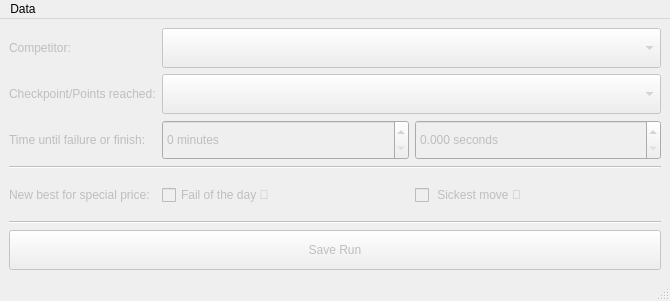
<?xml version="1.0" encoding="UTF-8"?>
<ui version="4.0">
 <class>NCM_ResultEntering</class>
 <widget class="QMainWindow" name="NCM_ResultEntering">
  <property name="geometry">
   <rect>
    <x>0</x>
    <y>0</y>
    <width>670</width>
    <height>301</height>
   </rect>
  </property>
  <property name="windowTitle">
   <string>MainWindow</string>
  </property>
  <widget class="QWidget" name="centralwidget">
   <property name="enabled">
    <bool>false</bool>
   </property>
   <layout class="QGridLayout" name="gridLayout">
    <item row="0" column="1" colspan="2">
     <widget class="QComboBox" name="comboBox_Competitor">
      <property name="minimumSize">
       <size>
        <width>0</width>
        <height>40</height>
       </size>
      </property>
      <property name="maximumSize">
       <size>
        <width>16777215</width>
        <height>40</height>
       </size>
      </property>
     </widget>
    </item>
    <item row="2" column="1">
     <widget class="QDoubleSpinBox" name="doubleSpinBox_Minutes">
      <property name="minimumSize">
       <size>
        <width>0</width>
        <height>40</height>
       </size>
      </property>
      <property name="maximumSize">
       <size>
        <width>16777215</width>
        <height>40</height>
       </size>
      </property>
      <property name="suffix">
       <string> minutes</string>
      </property>
      <property name="decimals">
       <number>0</number>
      </property>
      <property name="maximum">
       <double>999.000000000000000</double>
      </property>
     </widget>
    </item>
    <item row="2" column="2">
     <widget class="QDoubleSpinBox" name="doubleSpinBox_Seconds">
      <property name="minimumSize">
       <size>
        <width>0</width>
        <height>40</height>
       </size>
      </property>
      <property name="maximumSize">
       <size>
        <width>16777215</width>
        <height>40</height>
       </size>
      </property>
      <property name="prefix">
       <string/>
      </property>
      <property name="suffix">
       <string> seconds</string>
      </property>
      <property name="decimals">
       <number>3</number>
      </property>
     </widget>
    </item>
    <item row="1" column="1" colspan="2">
     <widget class="QComboBox" name="comboBox_Checkpoint">
      <property name="minimumSize">
       <size>
        <width>0</width>
        <height>40</height>
       </size>
      </property>
      <property name="maximumSize">
       <size>
        <width>16777215</width>
        <height>40</height>
       </size>
      </property>
     </widget>
    </item>
    <item row="4" column="2">
     <widget class="QCheckBox" name="checkBox_SickestMove">
      <property name="minimumSize">
       <size>
        <width>0</width>
        <height>40</height>
       </size>
      </property>
      <property name="text">
       <string> Sickest move 🤙</string>
      </property>
     </widget>
    </item>
    <item row="3" column="0" colspan="3">
     <widget class="Line" name="line_2">
      <property name="orientation">
       <enum>Qt::Horizontal</enum>
      </property>
     </widget>
    </item>
    <item row="4" column="0">
     <widget class="QLabel" name="label_4">
      <property name="text">
       <string>New best for special price:</string>
      </property>
     </widget>
    </item>
    <item row="5" column="0" colspan="3">
     <widget class="Line" name="line">
      <property name="orientation">
       <enum>Qt::Horizontal</enum>
      </property>
     </widget>
    </item>
    <item row="2" column="0">
     <widget class="QLabel" name="label_3">
      <property name="sizePolicy">
       <sizepolicy hsizetype="Maximum" vsizetype="Preferred">
        <horstretch>0</horstretch>
        <verstretch>0</verstretch>
       </sizepolicy>
      </property>
      <property name="minimumSize">
       <size>
        <width>0</width>
        <height>40</height>
       </size>
      </property>
      <property name="maximumSize">
       <size>
        <width>16777215</width>
        <height>40</height>
       </size>
      </property>
      <property name="text">
       <string>Time until failure or finish:</string>
      </property>
     </widget>
    </item>
    <item row="6" column="0" colspan="3">
     <widget class="QPushButton" name="pushButton_SaveRun">
      <property name="sizePolicy">
       <sizepolicy hsizetype="Minimum" vsizetype="Preferred">
        <horstretch>0</horstretch>
        <verstretch>0</verstretch>
       </sizepolicy>
      </property>
      <property name="minimumSize">
       <size>
        <width>0</width>
        <height>40</height>
       </size>
      </property>
      <property name="text">
       <string>Save Run</string>
      </property>
     </widget>
    </item>
    <item row="4" column="1">
     <widget class="QCheckBox" name="checkBox_FailOfTheDay">
      <property name="minimumSize">
       <size>
        <width>0</width>
        <height>40</height>
       </size>
      </property>
      <property name="text">
       <string>Fail of the day 💩</string>
      </property>
     </widget>
    </item>
    <item row="1" column="0">
     <widget class="QLabel" name="label_2">
      <property name="sizePolicy">
       <sizepolicy hsizetype="Maximum" vsizetype="Preferred">
        <horstretch>0</horstretch>
        <verstretch>0</verstretch>
       </sizepolicy>
      </property>
      <property name="minimumSize">
       <size>
        <width>0</width>
        <height>40</height>
       </size>
      </property>
      <property name="maximumSize">
       <size>
        <width>16777215</width>
        <height>40</height>
       </size>
      </property>
      <property name="text">
       <string>Checkpoint/Points reached:</string>
      </property>
     </widget>
    </item>
    <item row="0" column="0">
     <widget class="QLabel" name="label">
      <property name="sizePolicy">
       <sizepolicy hsizetype="Maximum" vsizetype="Preferred">
        <horstretch>0</horstretch>
        <verstretch>0</verstretch>
       </sizepolicy>
      </property>
      <property name="minimumSize">
       <size>
        <width>0</width>
        <height>40</height>
       </size>
      </property>
      <property name="maximumSize">
       <size>
        <width>16777215</width>
        <height>40</height>
       </size>
      </property>
      <property name="text">
       <string>Competitor:</string>
      </property>
     </widget>
    </item>
   </layout>
  </widget>
  <widget class="QMenuBar" name="menubar">
   <property name="geometry">
    <rect>
     <x>0</x>
     <y>0</y>
     <width>670</width>
     <height>21</height>
    </rect>
   </property>
   <widget class="QMenu" name="menuStage">
    <property name="title">
     <string>Data</string>
    </property>
    <addaction name="actionStage_and_competitor_selection"/>
   </widget>
   <addaction name="menuStage"/>
  </widget>
  <widget class="QStatusBar" name="statusbar"/>
  <action name="actionStage_and_competitor_selection">
   <property name="text">
    <string>Stage and competitor selection</string>
   </property>
  </action>
 </widget>
 <resources/>
 <connections/>
</ui>
